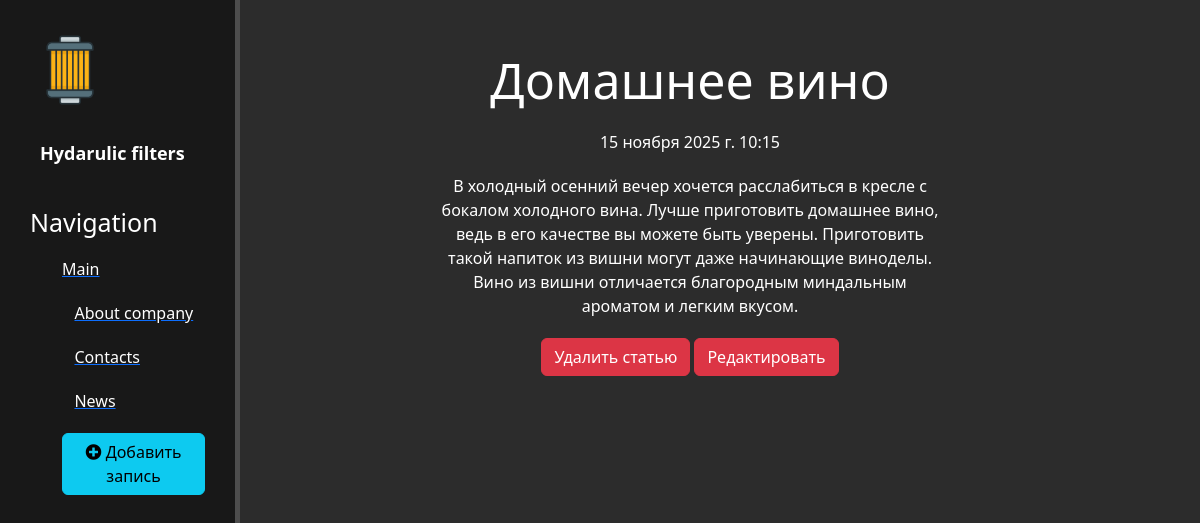
/news/5, run on the app's committed database.
### news/models.py (models this page shows, shortened)
class Articles(models.Model):
    class Meta:
        verbose_name = 'Новость'
        verbose_name_plural = 'Новости'
    title = models.CharField('Название', max_length=50)
    anons = models.CharField('Анонс', max_length=250)
    full_text = models.TextField('Статья')
    date = models.DateTimeField('Дата публикации')

### news/views.py (the view)
# urls.py: path('<int:pk>', views.NewsDetailView.as_view(), name = 'news-detail'),
class NewsDetailView(DetailView):
    model = Articles
    template_name = 'news/details_view.html'
    context_object_name = 'article'

### news/templates/news/details_view.html (shortened to what this page needs)
{% extends 'main/layout.html' %}
{% block content %}
    <div class="features">
        <h1>{{ article.title }}</h1>
        <p>{{ article.date }}</p>
        <p>{{ article.full_text }}</p>
        <a href="{% url 'news-delete' article.id %}" class="btn btn-danger">Удалить статью</a>
        <a href="{% url 'news-update' article.id %}" class="btn btn-danger">Редактировать</a>
    </div>
{% endblock %}

### main/static/main/css/main.css (style rules this page uses)
body { background: #2c2c2c; }
main .features { float: left; color: #fff; margin-top: 100px; text-align: center; width: 75%; }
main .features h1 { font-size: 50px; margin-top: -50px; }
main .features p { max-width: 500px; margin: 20px auto; }

### data on the page
Articles: title "Домашнее вино", date "15 ноября 2025 г. 10:15", full_text "В холодный осенний вечер хочется расслабиться в кресле с бокалом холодного вина. Лучше приготовить домашнее вино, ведь в его качестве вы можете быть уверены. Приготовить такой напиток из вишни могут даже начинающие виноделы. Вино из вишни отличается благородным миндальным ароматом и легким вкусом."
